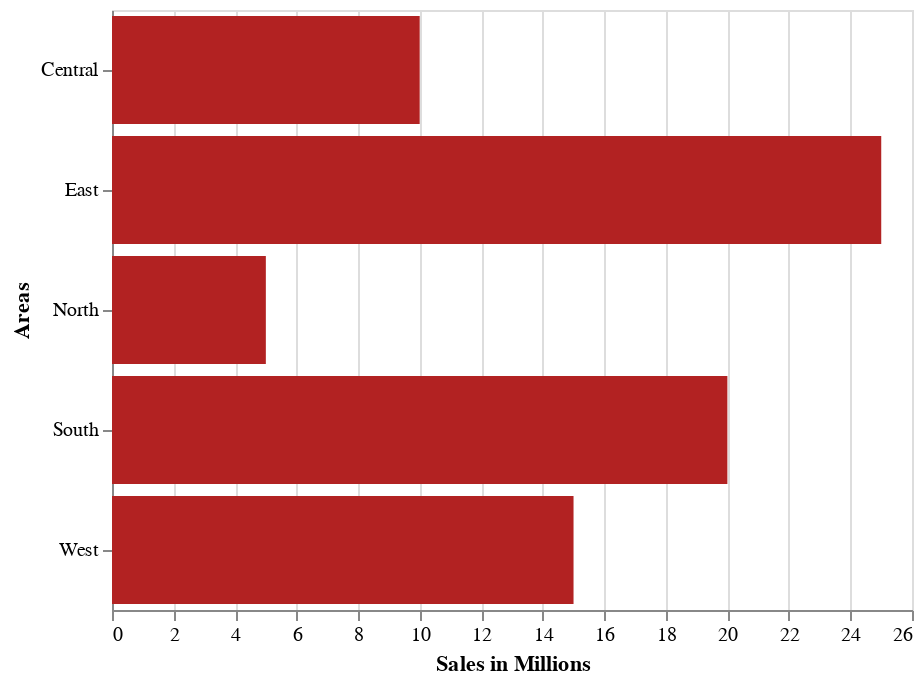

The notebook cell saved with this chart:
### Markdown cell above
## Annotations

### Code cell
alt.Chart(sample).mark_bar(color='firebrick').encode(
  alt.X('sales', axis=alt.Axis(title='Sales in Millions')),
  alt.Y('area', axis=alt.Axis(title='Areas')),
)

### Figure 1 — Vega-Lite specification as saved in the notebook (floating-point values rounded to 4 significant figures)
{"$schema": "https://vega.github.io/schema/vega-lite/v3.4.0.json", "config": {"mark": {"tooltip": null}, "view": {"height": 300, "width": 400}}, "data": {"name": "data-e9a1bf97bac3c6f8642dc2ef7d8e4b49"}, "datasets": {"data-e9a1bf97bac3c6f8642dc2ef7d8e4b49": [{"area": "North", "profit": 2, "sales": 5}, {"area": "East", "profit": 8, "sales": 25}, {"area": "West", "profit": 6, "sales": 15}, {"area": "South", "profit": 5, "sales": 20}, {"area": "Central", "profit": 3, "sales": 10}]}, "encoding": {"x": {"axis": {"title": "Sales in Millions"}, "field": "sales", "type": "quantitative"}, "y": {"axis": {"title": "Areas"}, "field": "area", "type": "nominal"}}, "mark": {"color": "firebrick", "type": "bar"}}
